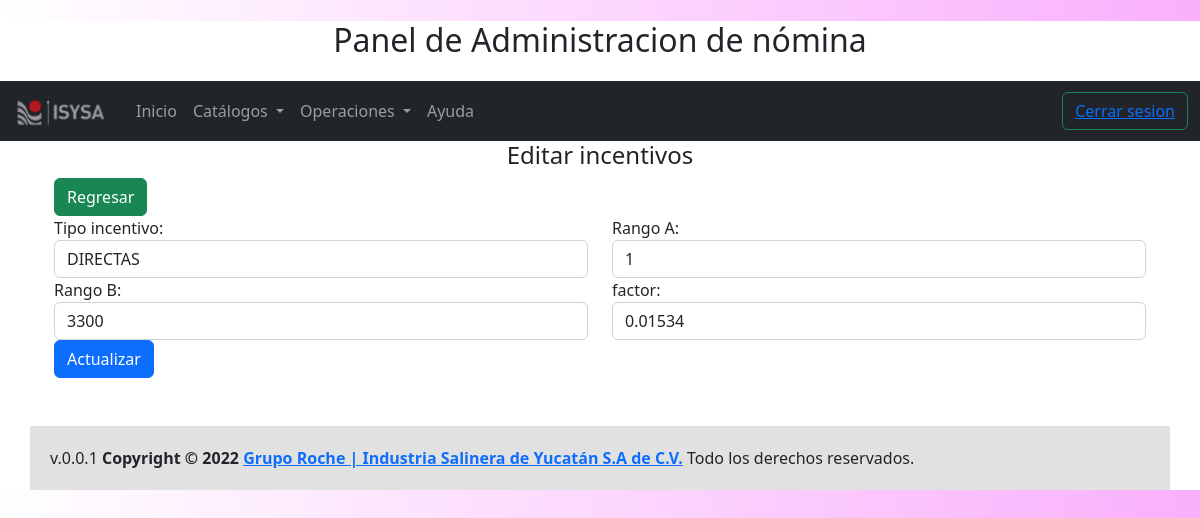
Page /admin-incentivo-Amatto_s_mt_e_dir/actualizar?id=1 (signed in) on the committed database.
### tables this page shows
CREATE TABLE IF NOT EXISTS `amatto_s_mt_e_dir` (
  `id` int(11) NOT NULL AUTO_INCREMENT,
  `produc22_incen_id` int(1) NOT NULL,
  `rangoA` int(11) DEFAULT NULL,
  `rangoB` int(11) DEFAULT NULL,
  `factor` decimal(8,5) DEFAULT NULL,
  PRIMARY KEY (`id`),
  KEY `produc22_incen_id_idx` (`produc22_incen_id`)
);

CREATE TABLE IF NOT EXISTS `produc_incen` (
  `id` int(1) NOT NULL AUTO_INCREMENT,
  `nombreP` char(10) NOT NULL,
  PRIMARY KEY (`id`)
);

### views/admin/incentivo/Amatto_s_mt_e_dir/formulario.php (the view, shortened to what the rows shown need)
<div class="row">
    <div class="form-group col">
        <label  for="produc22_incen_id">Tipo incentivo:</label>
        <select name="produc22_incen_id" id="produc22_incen_id" class="form-control">
            <?php foreach($produc_incen as $produc_incen) { ?>
                <option <?php echo $Amatto_s_mt_e_dir->produc22_incen_id === $produc_incen->id ? 'selected' : '' ?> value="<?php echo s($produc_incen->id); ?>"><?php echo s($produc_incen->nombreP) ; ?>
            <?php  } ?>
        </select>
    </div>
    <div class="form-group col">
         <label  for="rangoA">Rango A:</label>
         <input type="number" class="form-control" id='rangoA' name="rangoA" placeholder="" value="<?php echo $Amatto_s_mt_e_dir->rangoA;?>"/>
    </div>
</div>
<div class="row">
    <div class="form-group col">
        <label  for="rangoB">Rango B:</label>
        <input type="number" class="form-control" id='rangoB' name="rangoB" placeholder="" value="<?php echo $Amatto_s_mt_e_dir->rangoB;?>"/>
    </div>
    <div class="form-group col">
        <label  for="factor">factor:</label>
        <input type="number" step="any" class="form-control" id='factor' name="factor" placeholder="" value="<?php echo $Amatto_s_mt_e_dir->factor;?>"/>
    </div>
</div>

### rows in the picture
amatto_s_mt_e_dir: produc22_incen_id "DIRECTAS", rangoA "1", rangoB "3300", factor "0.01534"
